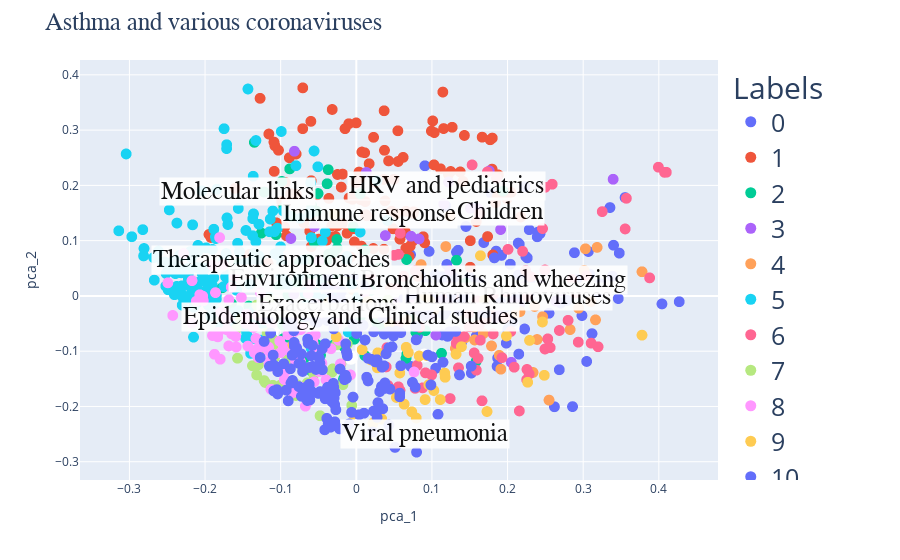

Here is the notebook cell this chart was saved with:
### Code cell
fig_clusters_before.update_layout(
    title_text='Asthma and various coronaviruses',
    title_font_size = 25,
    title_font_family = "<b>Calibri<b>",
    legend=dict(
        font=dict(
            size=25)))
